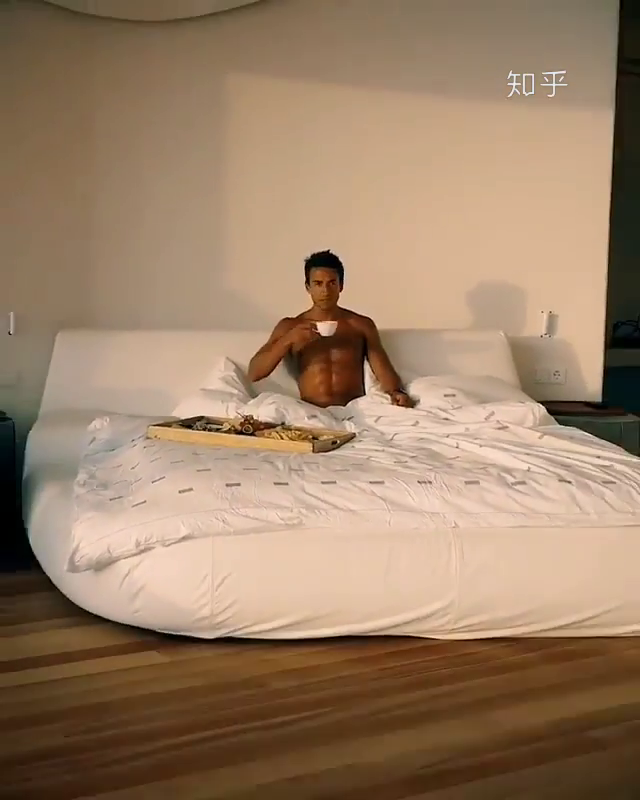
#> input picture frame 37 of DoVideo/1041395139956232192.mp4, 640 x 800 px, given in place of 1091662177785761792.mp4, which was not available
$ python nnnn.py
#> lines starting #> are read from the running program, lines starting #| are printed output that depends on the picture; pictures that were not available may be replaced by others from this repository, and a replacement may not be noted
#!/usr/bin/env python3
# -*- coding: utf-8 -*-

# -*- coding: UTF-8 -*-
import cv2

name = '1091662177785761792'


def getface(path):
#> called with path = 'C:/DoVideo/1091662177785761792.mp4'
    cap = cv2.VideoCapture(path)
    classfier = cv2.CascadeClassifier(r"C:\Python\Lib\site-packages\cv2\data\haarcascade_frontalface_alt2.xml")
    suc = cap.isOpened()  # 是否成功打开
    frame_count = 0
    out_count = 0
    while suc:
        frame_count += 1
        if out_count > 100:  # 最多取出多少张
            break
        suc, frame = cap.read()  # 读取一帧
#> frame is the input picture: shape (800, 640, 3); mean B, G, R 102.6, 128.2, 155.5
        grey = cv2.cvtColor(frame, cv2.COLOR_BGR2GRAY)  # 将当前桢图像转换成灰度图像
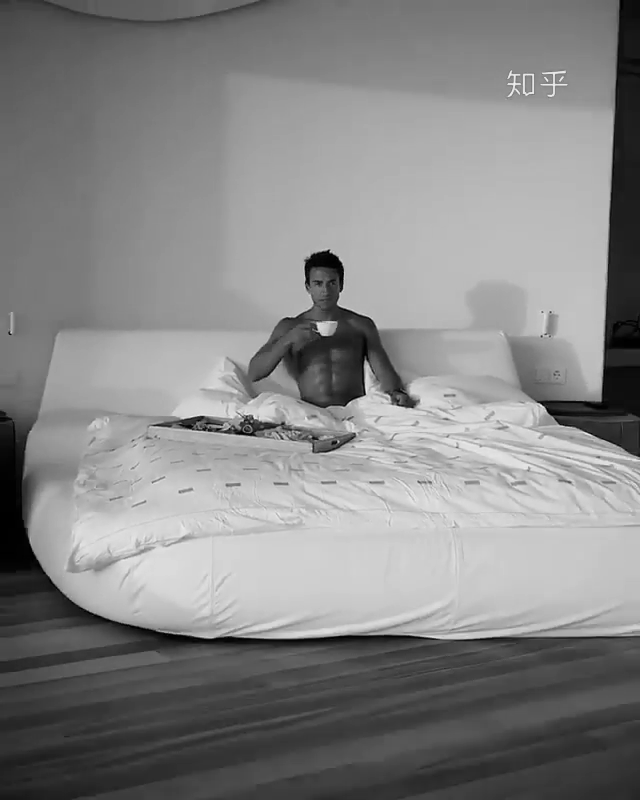
#> grey: shape (800, 640); min 0, max 242, mean 133.4
        faceRects = classfier.detectMultiScale(grey, scaleFactor=1.2, minNeighbors=3, minSize=(32, 32))  # 读取脸部位置
#> faceRects = [[303, 266, 45, 45]]
        if len(faceRects) > 0:  # 大于0则检测到人脸
            for faceRect in faceRects:  # 单独框出每一张人脸
                x, y, w, h = faceRect
                image = frame[y - 10: y + h + 10, x - 10: x + w + 10]
                image = cv2.cvtColor(image, cv2.COLOR_BGR2GRAY)  # 转为灰度图
                # img_new = cv2.resize(image, (57, 57), interpolation=cv2.INTER_CUBIC)  # 处理面部的大小
                cv2.imshow("Find Faces!", image)
                # cv2.waitKey(0)
                cv2.imwrite('C:/DoVideo/img/' + name + '/_%d.jpg' % out_count, image)  # 存储到指定目录
                print('成功提取' + name + '的第%d个脸部' % out_count)
                break  # 每帧只获取一张脸，删除这个即为读出全部面部
#> this loop made 1 pass
#| 成功提取1091662177785761792的第0个脸部
#> pass 1, in getface, `image = frame[y - 10: y + h + 10, x - 10: x + w + 10]`:
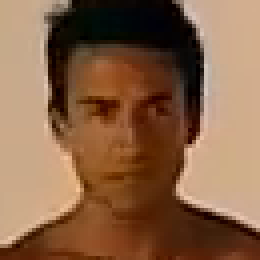
#> image: shape (65, 65, 3) (shown 4 times larger); mean B, G, R 70.9, 98.5, 135.5
#> pass 1, in getface, `image = cv2.cvtColor(image, cv2.COLOR_BGR2GRAY)`:
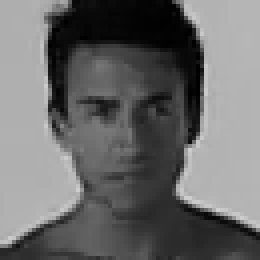
#> image: shape (65, 65) (shown 4 times larger); min 0, max 207, mean 106.4
            out_count += 1
    cap.release()
    cv2.destroyAllWindows()
    print('总帧数:', frame_count)
    print('提取脸部:', out_count)


if __name__ == '__main__':
    getface("C:/DoVideo/" + name + ".mp4")  # 参数为视频地址
